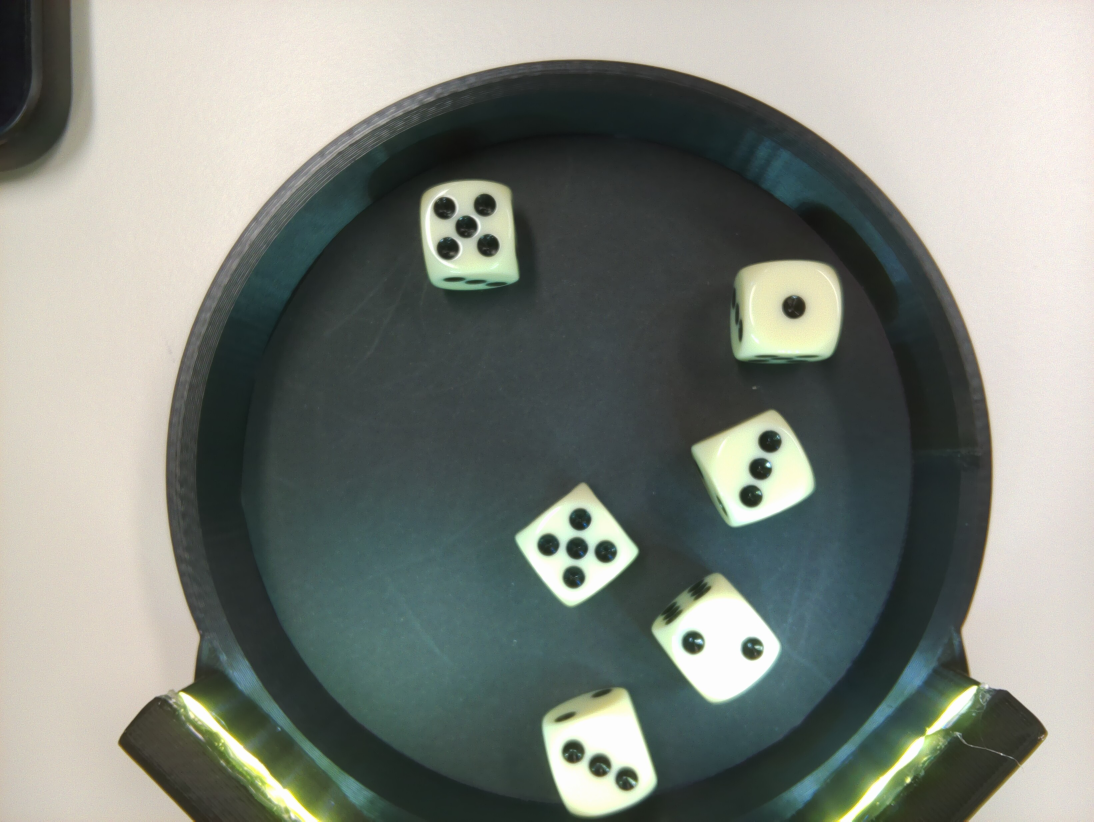
#> input picture scripts/collected_images/image_0.jpg, 3280 x 2464 px (shown at 1/3 size); its folder holds only this picture in this run
$ python process_and_match.py
#> lines starting #> are read from the running program, lines starting #| are printed output that depends on the picture; after the words box and inside, x2 and y2 are one past the last pixel; in counts of white or black regions, pixels touching at a corner belong together
### scripts/preprocessor.py
import cv2
import numpy as np

INPUT_PATH = "templates/5.jpg"
PROCESSED_PATH="templates/out"

x_offset = 100
y_offset = 200
radius_scale = 0.5

thresh_value = 200


def process(INPUT_PATH, PROCESSED_PATH):
#> called with INPUT_PATH = 'collected_images/image_0.jpg', PROCESSED_PATH = 'processed/processed_0.jpg'
	img = cv2.imread(INPUT_PATH)
#> img is the input picture: shape (2464, 3280, 3); mean B, G, R 126.6, 133.9, 128.8

	height, width, _ = img.shape
	center_x = (width // 2) +  x_offset
	center_y = (height // 2) + y_offset

	radius = int(min(width, height) * radius_scale)

	# Create a mask for the circular ROI
	mask = np.zeros(img.shape[:2], dtype="uint8")
	cv2.circle(mask, (center_x, center_y), radius, 255, -1) # Draw filled white circle
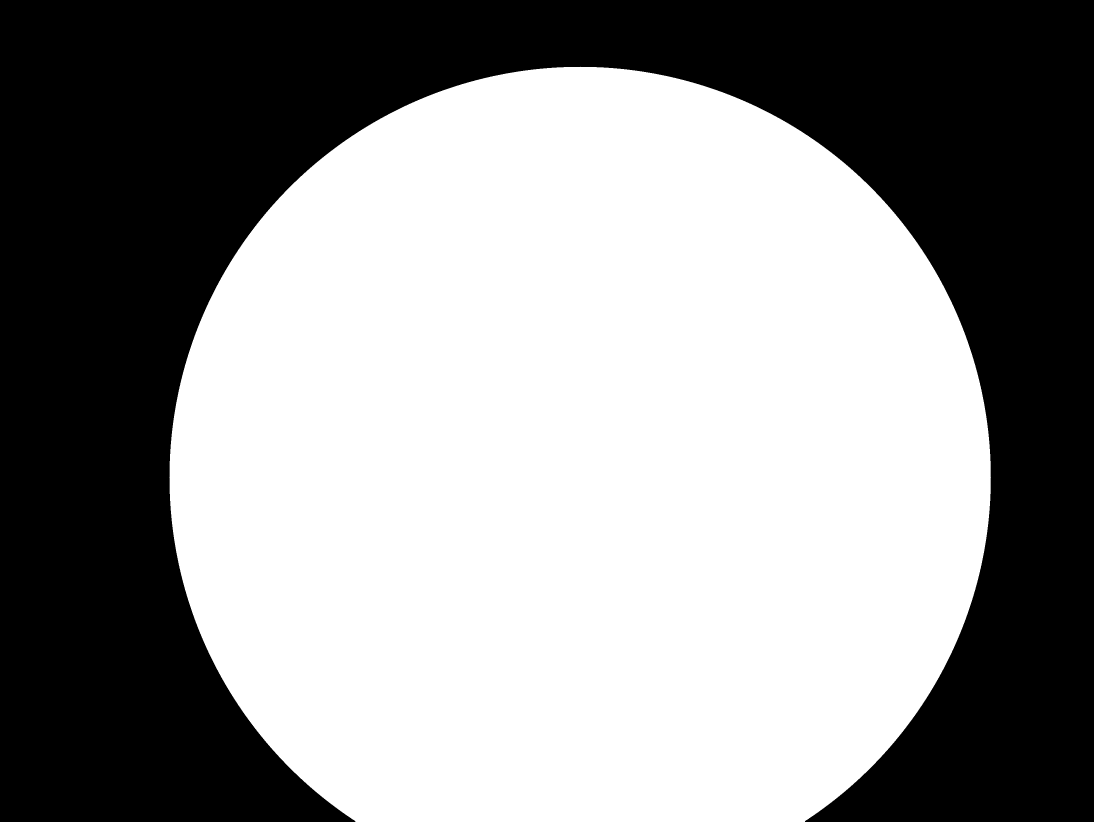
#> mask: shape (2464, 3280) (shown at 1/3 size); 56.7% white; 1 black region, box (x1, y1, x2, y2) and area: (0, 0, 3280, 2464) 3496904

	masked_img = cv2.bitwise_and(img, img, mask=mask)
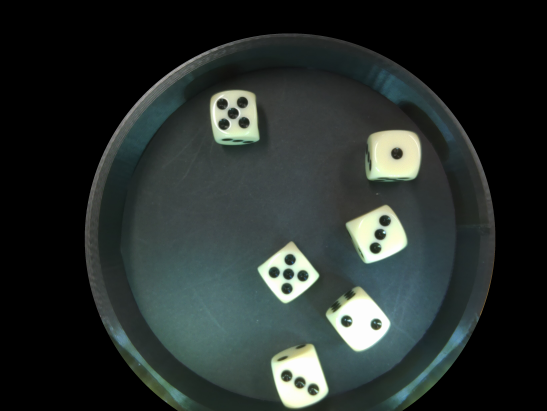
#> masked_img: shape (2464, 3280, 3) (shown at 1/6 size); mean B, G, R 45.1, 47.4, 40.1

	# Preprocessing
	gray = cv2.cvtColor(masked_img, cv2.COLOR_BGR2GRAY)
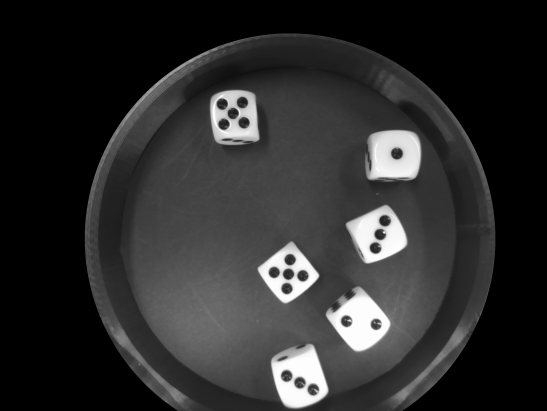
#> gray: shape (2464, 3280) (shown at 1/6 size); min 0, max 255, mean 44.9
	blurred = cv2.GaussianBlur(gray, (15, 15), 0)

	# Thresholding
	_, thresh = cv2.threshold(blurred, thresh_value, 255, cv2.THRESH_BINARY)
#> thresh: shape (2464, 3280); 4.4% white; 8 white regions, largest, box (x1, y1, x2, y2) and area: (1966, 1754, 2340, 2105) 71003, (1632, 2083, 1966, 2444) 69278, (2228, 787, 2520, 1065) 65644

	# Morphological operations
	kernel_small = np.ones((3,3), np.uint8)
	kernel_medium = np.ones((5,5), np.uint8)

	eroded_thresh = cv2.erode(thresh, kernel_medium, iterations=1)
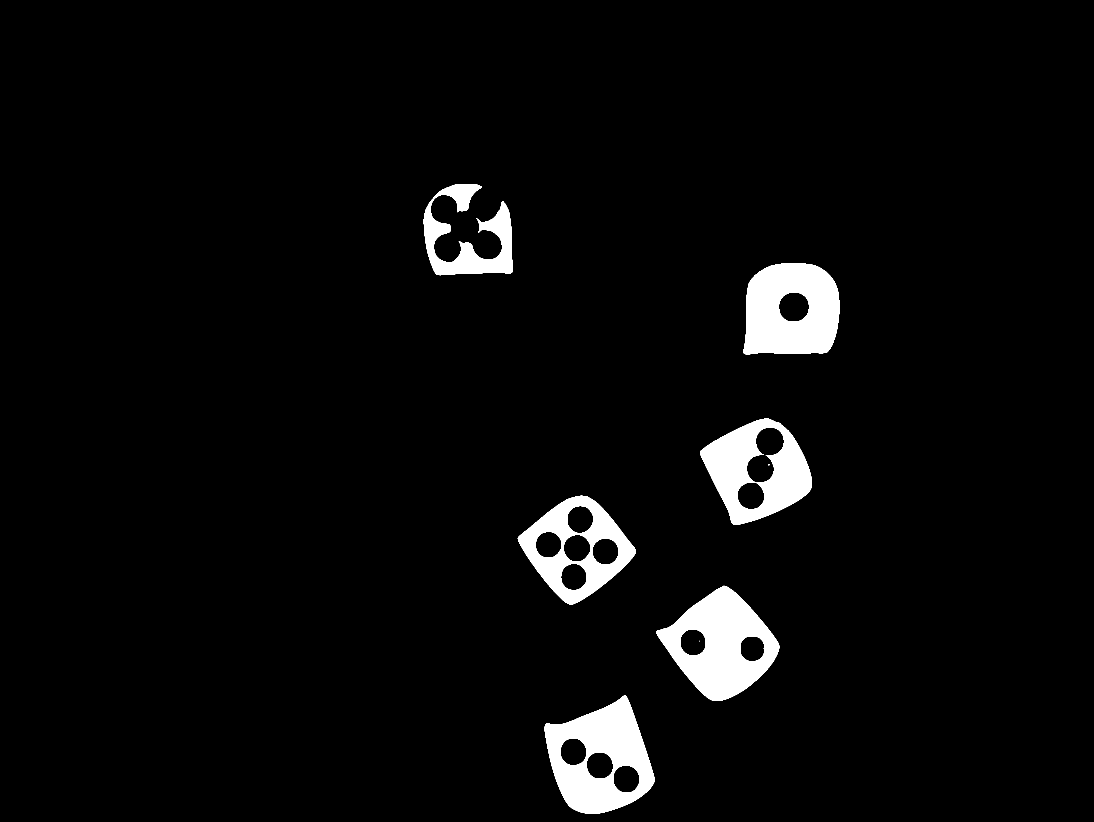
#> eroded_thresh: shape (2464, 3280) (shown at 1/3 size); 4% white; 8 white regions (2 under 20 px), largest, box (x1, y1, x2, y2) and area: (1968, 1757, 2338, 2103) 66954, (1634, 2085, 1964, 2442) 64646, (2230, 790, 2518, 1063) 62676, (2100, 1255, 2436, 1575) 55160, (1553, 1487, 1908, 1814) 45775, (1271, 552, 1539, 826) 31655
	dilated_thresh = cv2.dilate(eroded_thresh, kernel_medium, iterations=1)
#> dilated_thresh: shape (2464, 3280); 4.4% white; 8 white regions, largest, box (x1, y1, x2, y2) and area: (1966, 1755, 2340, 2105) 71002, (1632, 2083, 1966, 2444) 69274, (2228, 788, 2520, 1065) 65640
	final_thresh = cv2.morphologyEx(dilated_thresh, cv2.MORPH_CLOSE, kernel_small, iterations=1)

	cv2.imwrite(PROCESSED_PATH, final_thresh)

### scripts/matcher_optimized2_vis.py
import cv2 as cv
from rich.progress import Progress
import os
import numpy as np

# --- CONFIGURATION ---
IMAGE_PATH = "input.jpg"
TEMPLATE_FOLDER = "templates/white_filled"
DEBUG_FOLDER = "debug_maps"
OUTPUT_PATH = "matcher-output/final_global_masked.jpg"

RESIZE_FACTOR = 0.2
SCALES = np.linspace(0.8, 1.2, 5)
ROTATIONS = np.linspace(-90, 90, 16)
SCORE_THRESHOLD = 0.60
OVERLAP_THRESHOLD = 0.2
MAX_DICE = 6

# Ensure debug folder exists
os.makedirs(DEBUG_FOLDER, exist_ok=True)

# [196 lines left out: functions get_rotated_template, save_heatmap_visualization, draw_candidate_cloud, collect_all_candidates, apply_global_masking, draw_results, not called in this run]

def load_templates(template_folder):
	print("\nLoading Templates...")
	if not os.path.exists(template_folder):
		print(f"Error: Template folder {template_folder} does not exist.")
		return []
	files = sorted(os.listdir(template_folder))
	templates = []
	for file in files:
		if file.lower().endswith(('.png', '.jpg', '.jpeg')):
			# print(f"Loaded: {file}")
			img = cv.imread(os.path.join(template_folder, file))
			templates.append(img)
	return templates


# funciton to import
def matcher(IMAGE_PATH, OUTPUT_PATH):
#> called with IMAGE_PATH = 'processed/processed_0.jpg', OUTPUT_PATH = 'matched/matched_0.jpg'
	img = cv.imread(IMAGE_PATH)

	if img is None:
		print(f"Error loading image: {IMAGE_PATH}")
	else:
		templates = load_templates(TEMPLATE_FOLDER)
		if not templates:
			return

		# 1. Collect candidates + Save Heatmaps
		candidates = collect_all_candidates(img, templates, SCALES, ROTATIONS, SCORE_THRESHOLD)

		# 2. Visualize the "Cloud" of all detections
		# draw_candidate_cloud(img, candidates)

		# 3. Filter using Global Occupancy Mask + Save Step-by-Step
		final_matches = apply_global_masking(candidates, img)

		# 4. Draw Final Results
		out_img, counts = draw_results(img, final_matches)

		print("\nFinal Counts:")
		for i in range(1, MAX_DICE+1):
			print(f"{i} Eyes: {counts[i]}")

		cv.imwrite(OUTPUT_PATH, out_img)
		print(f"\nProcessing Complete.")


# --- MAIN EXECUTION ---

# [30 lines left out: function main, not called in this run]

# [2 lines that do not run on import are left out]

### scripts/process_and_match.py
from matcher_optimized2_vis import matcher
from preprocessor import process
import os

IMAGE_FOLDER = "collected_images"
PROCESSED_FOLDER = "processed"
OUTPUT_FOLDER = "matched"

if __name__ == "__main__":
	image_paths = os.listdir(IMAGE_FOLDER) # get image paths
	print(image_paths)

	for i in range(len(image_paths)):


		image_path = f"{IMAGE_FOLDER}/{image_paths[i]}"
		processed_path = f"{PROCESSED_FOLDER}/processed_{i}.jpg"
		matched_path =  f"{OUTPUT_FOLDER}/matched_{i}.jpg"

		print(f"\nProcessing: {image_path}...")

		process(image_path, processed_path)
		matcher(processed_path, matched_path)

		print(f"\n Done with {matched_path}")

$ run again, on scripts/collected_images/image_12.jpg
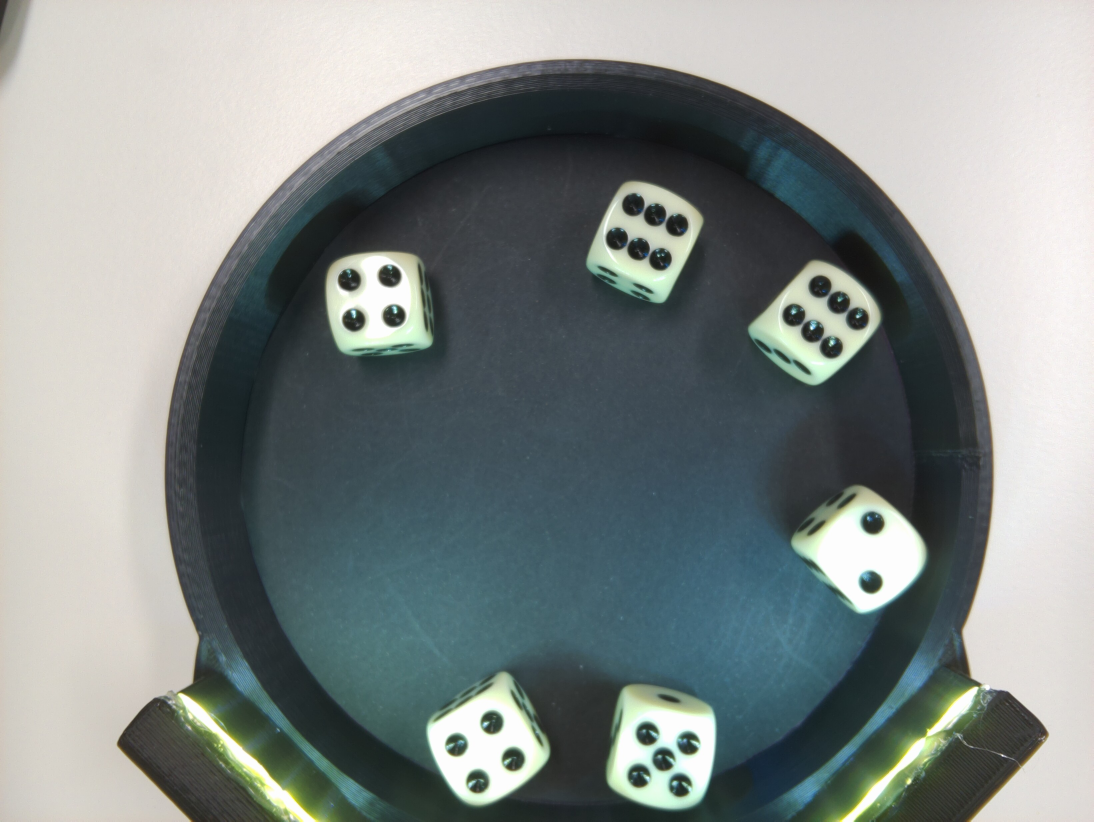
#> input picture scripts/collected_images/image_12.jpg, 3280 x 2464 px (shown at 1/3 size)
#> in process, img is the input picture: shape (2464, 3280, 3); mean B, G, R 136, 137.5, 129.9
#> mask: shape (2464, 3280); 56.7% white; 1 black region, box (x1, y1, x2, y2) and area: (0, 0, 3280, 2464) 3496904
#> in process, `_, thresh = cv2.threshold(blurred, thresh_value, 255, cv2.THRESH_BINARY)`:
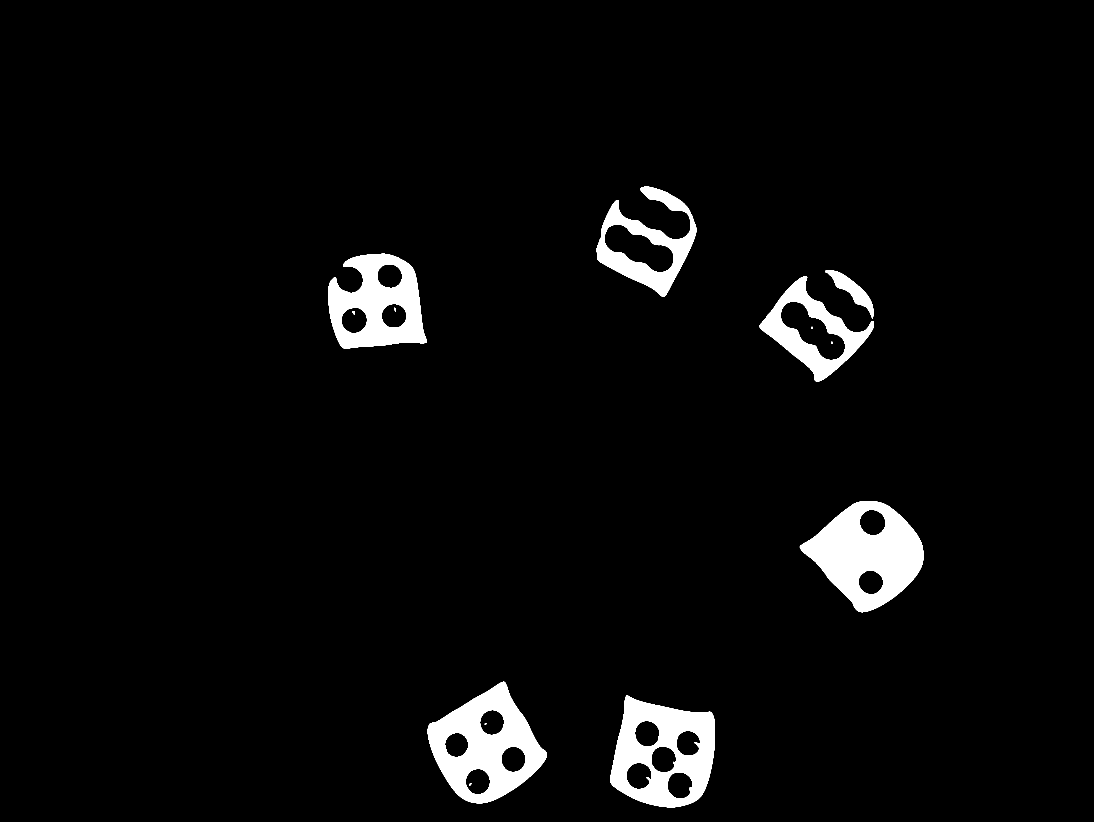
#> thresh: shape (2464, 3280) (shown at 1/3 size); 3.9% white; 13 white regions, largest, box (x1, y1, x2, y2) and area: (2399, 1503, 2770, 1837) 68842, (1283, 2045, 1641, 2410) 64578, (1830, 2086, 2145, 2422) 58861
#> in process, `eroded_thresh = cv2.erode(thresh, kernel_medium, iterations=1)`:
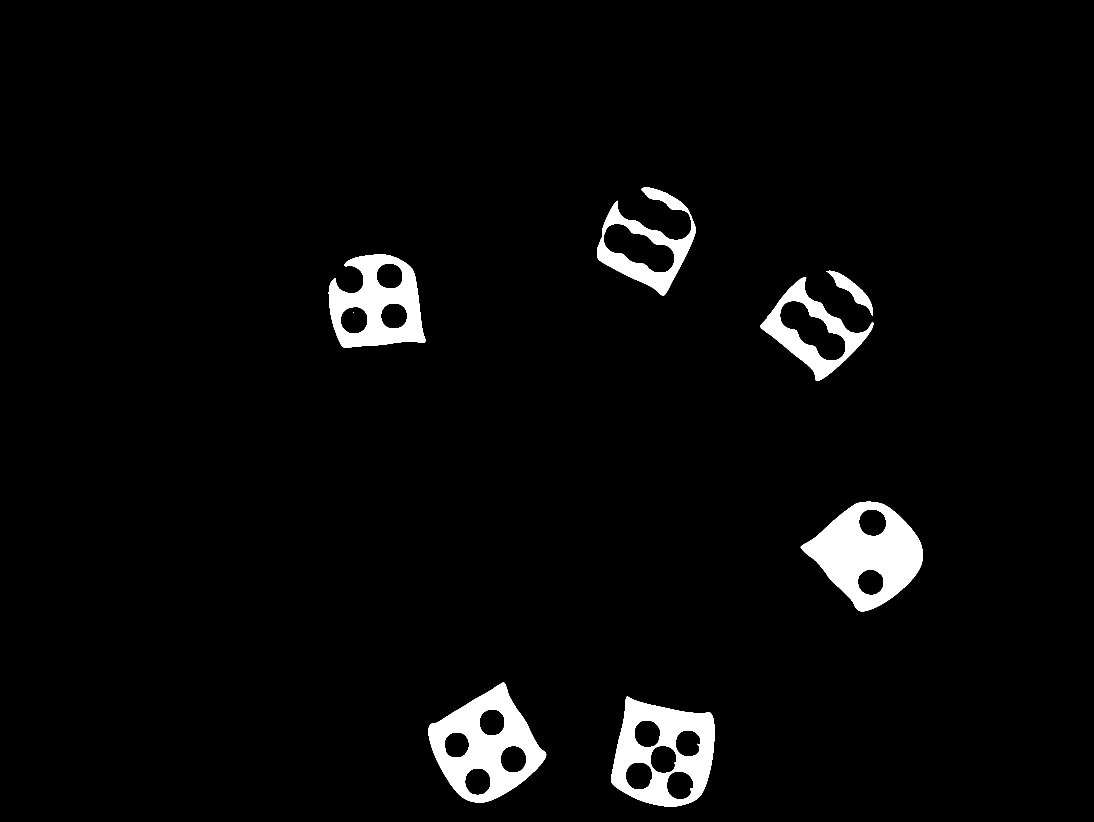
#> eroded_thresh: shape (2464, 3280) (shown at 1/3 size); 3.5% white; 8 white regions (1 under 20 px), largest, box (x1, y1, x2, y2) and area: (2402, 1505, 2768, 1835) 64812, (1285, 2048, 1639, 2408) 59290, (1833, 2089, 2143, 2420) 53014
#> dilated_thresh: shape (2464, 3280); 3.9% white; 8 white regions, largest, box (x1, y1, x2, y2) and area: (2400, 1503, 2770, 1837) 68840, (1283, 2046, 1641, 2410) 64574, (1831, 2087, 2145, 2422) 58758
